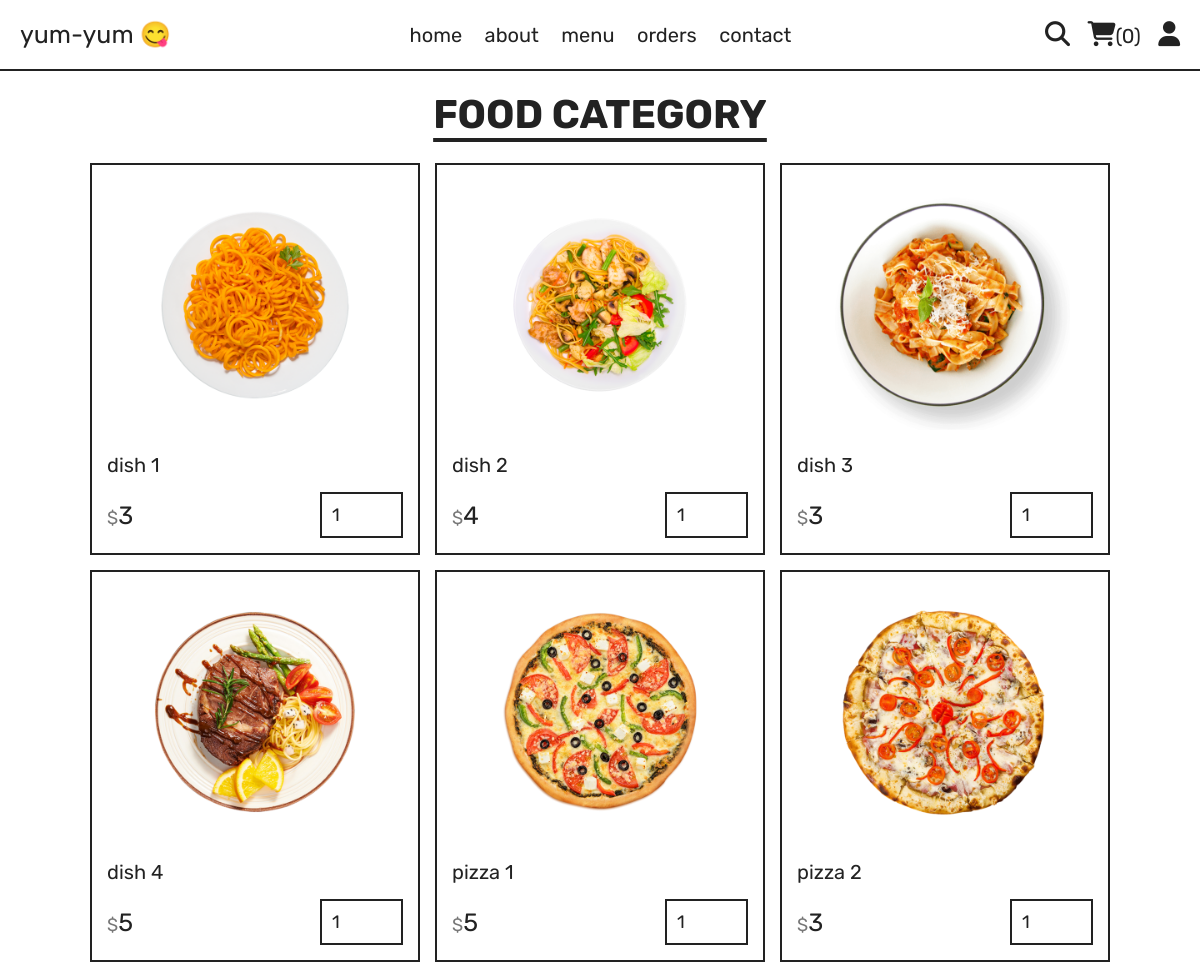
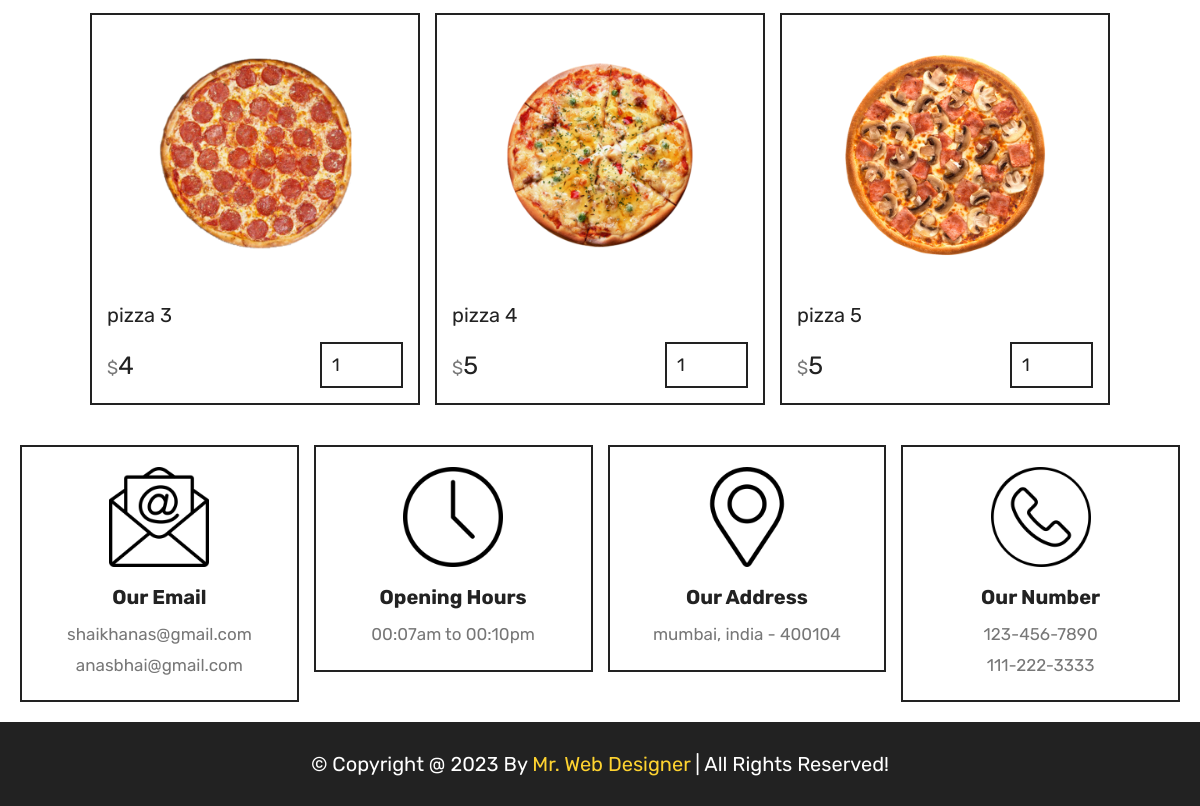
The app's page /category.php?category=main dish with its own data (2 pictures, top to bottom).
### tables this page shows
CREATE TABLE `products` (
  `id` int(100) NOT NULL,
  `name` varchar(100) NOT NULL,
  `category` varchar(100) NOT NULL,
  `price` int(10) NOT NULL,
  `image` varchar(100) NOT NULL
);

### category.php (the view, shortened to what this page needs)
<?php
include 'components/connect.php';
?>
<!DOCTYPE html>
<html lang="en">
<head>
   <link rel="stylesheet" href="https://cdnjs.cloudflare.com/ajax/libs/font-awesome/6.1.1/css/all.min.css">
   <link rel="stylesheet" href="css/style.css">
</head>
<body>
<?php include 'components/user_header.php'; ?>
<section class="products">
   <h1 class="title">food category</h1>
   <div class="box-container">
      <?php
         $category = $_GET['category'];
         $select_products = $conn->prepare("SELECT * FROM `products` WHERE category = ?");
         $select_products->execute([$category]);
         if($select_products->rowCount() > 0){
            while($fetch_products = $select_products->fetch(PDO::FETCH_ASSOC)){
      ?>
      <form action="" method="post" class="box">
         <img src="uploaded_img/<?= $fetch_products['image']; ?>" alt="">
         <div class="name"><?= $fetch_products['name']; ?></div>
         <div class="flex">
            <div class="price"><span>$</span><?= $fetch_products['price']; ?></div>
            <input type="number" name="qty" class="qty" min="1" max="99" value="1" maxlength="2">
         </div>
      </form>
      <?php
            }
         }else{
            echo '<p class="empty">no products added yet!</p>';
         }
      ?>
   </div>
</section>
<?php include 'components/footer.php'; ?>
</body>
</html>

### css/style.css (style rules this page uses)
:root { --yellow:#fed330; --red:#e74c3c; --white:#fff; --black:#222; --light-color:#777; --border:.2rem solid var(--black); }
* { font-family: 'Rubik', sans-serif; margin:0; padding:0; box-sizing: border-box; outline: none; border: none; text-decoration: none; }
html { font-size: 62.5%; overflow-x: hidden; scroll-behavior: smooth; stop-opacity: 7rem; }
section { margin:0 auto; max-width: 1200px; padding:2rem; }
.title { text-align: center; margin-bottom: 2.5rem; font-size: 4rem; color:var(--black); text-transform: uppercase; text-decoration: underline; text-underline-offset: 1rem; }
.products .box-container { display: grid; grid-template-columns: repeat(auto-fit, 33rem); justify-content: center; align-items: flex-start; gap:1.5rem; }
.products .box-container .box { border:var(--border); padding:1.5rem; position: relative; overflow: hidden; }
.products .box-container .box img { height: 25rem; width: 100%; object-fit: contain; margin-bottom: 1rem; }
.products .box-container .box .name { font-size: 2rem; color:var(--black); margin:1rem 0; }
.products .box-container .box .flex { display: flex; align-items: center; gap:1rem; margin-top: 1.5rem; }
.products .box-container .box .flex .price { margin-right: auto; font-size: 2.5rem; color:var(--black); }
.products .box-container .box .flex .price span { color:var(--light-color); font-size: 1.8rem; }
.products .box-container .box .flex .qty { padding:1rem; border:var(--border); font-size: 1.8rem; color:var(--black); }

### records on screen
products: image (picture), name "dish 1", price "3"
products: image (picture), name "dish 2", price "4"
products: image (picture), name "dish 3", price "3"
products: image (picture), name "dish 4", price "5"
products: image (picture), name "pizza 1", price "5"
products: image (picture), name "pizza 2", price "3"
products: image (picture), name "pizza 3", price "4"
products: image (picture), name "pizza 4", price "5"
products: image (picture), name "pizza 5", price "5"

### other values on screen
$total_cart_items "0"
